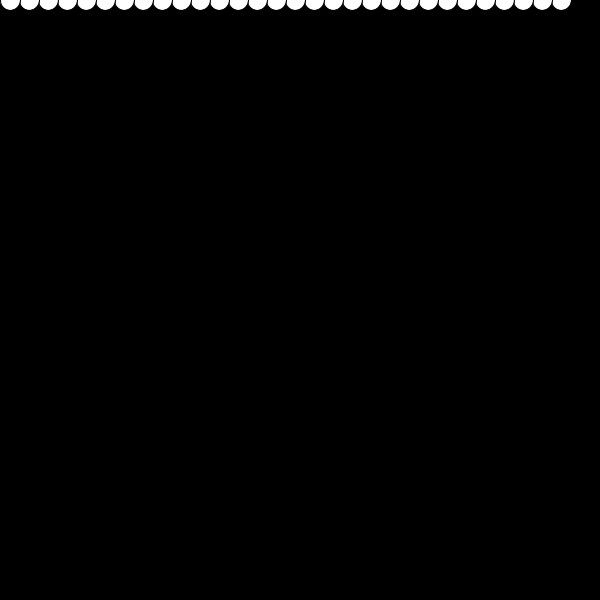
Frame 1 (no input)
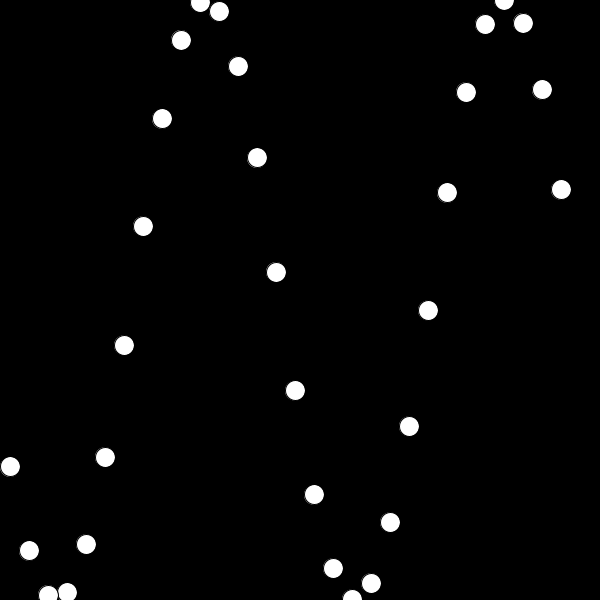
Frame 60 (the mouse pressed at the canvas centre just before this capture)
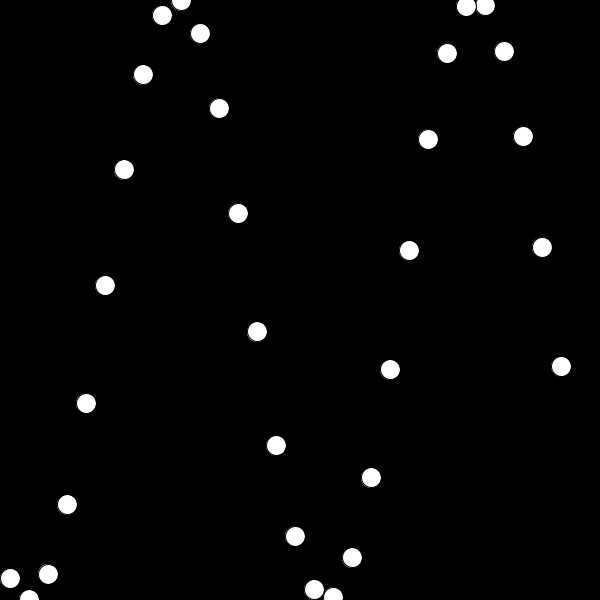
Frame 120 (the mouse held since frame 60 and released just before this capture)

The Processing sketch that drew these frames (run headless with seeded random() and noise(); from frame 60 on, the mouse is pressed at the canvas centre):

// Processing sketch: sketch_3
// ── sketch_3.pde
/* 
 the program below draws three circles whose oscillation 
 is slightly off from one another. 
 
 instead of drawing the circles one by one, create a loop 
 that will draw 30 circles to the canvas to create the 
 wave pattern as shown in the example gif. use the iteration
 variable (e.g. 'i') from your loop to adjust the beginning 
 angle of each circle and space them out over the x-axis. 
 finally, adjust the amplitude so that the wave goes from 
 the top of the canvas to the bottom.
 */

ArrayList<Ball> balls = new ArrayList<Ball>();

void setup() {
  size(600, 600);
  for (int i=0; i<30; i++) {
    balls.add(new Ball());
  }
}

void draw() {
  background(0);
  for (int i = balls.size()-1; i >= 0; i--) { 
    Ball ball = balls.get(i);
    ball.display(10*i);
    ball.update(0.4*i);
  }
}

class Ball {
  float angle = 0.0;
  float offset = height/2;
  float amplitude = height/2;
  float speed = 0.01;
  float y;
  Ball () {
  }
  void display(float j) {
    ellipse(10+1.9*j, y, 20, 20);
  }
  void update(float i) {
    angle += speed;
    y = offset + sin(angle+i) * amplitude;
  }
}
